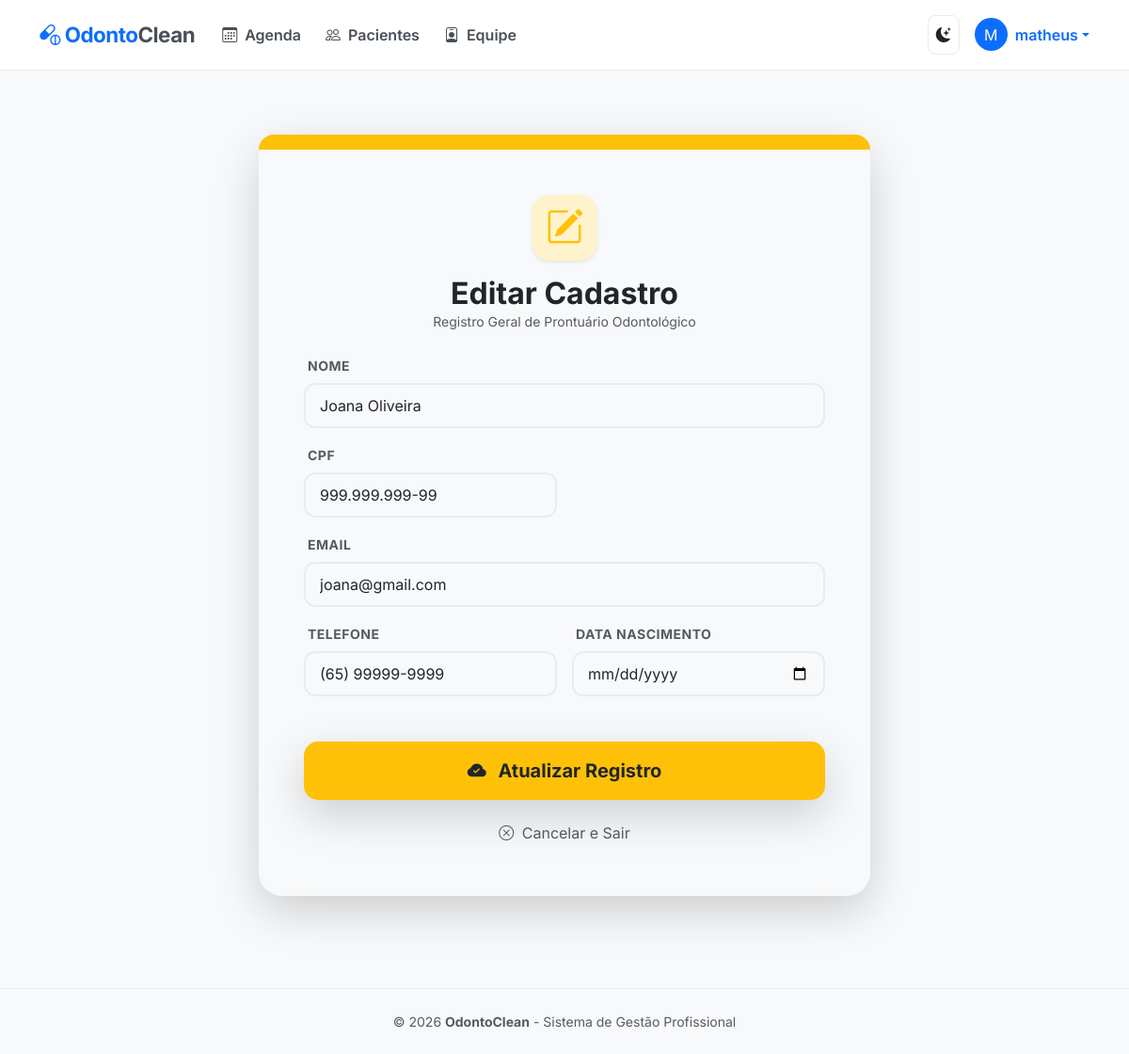
Screenshot of /paciente/editar/2/ (signed in) with the database file from the repository.
### agendamentos/models.py (models this page shows, shortened)
class Paciente(models.Model):
    nome = models.CharField(max_length=100)
    cpf = models.CharField(max_length=14, unique=True)
    email = models.EmailField()
    telefone = models.CharField(max_length=15)
    data_nascimento = models.DateField()

### agendamentos/views.py (the view)
# urls.py: path('paciente/editar/<int:pk>/', views.editar_paciente, name='editar_paciente'),
@login_required
def editar_paciente(request, pk):
    paciente = get_object_or_404(Paciente, pk=pk)
    if request.method == "POST":
        form = PacienteForm(request.POST, instance=paciente)
        if form.is_valid():
            form.save()
            return redirect('lista_pacientes')
    else:
        form = PacienteForm(instance=paciente)
    return render(request, 'agendamentos/form_paciente.html', {
        'form': form,
        'editando': True,
        'paciente': paciente
    })

### agendamentos/forms.py (shortened to what this page needs)
class PacienteForm(forms.ModelForm):
    class Meta:
        model = Paciente
        fields = '__all__'
        widgets = {
            'cpf': forms.TextInput(attrs={'placeholder': '000.000.000-00', 'class': 'form-control'}),
            'telefone': forms.TextInput(attrs={'placeholder': '(00) 00000-0000', 'class': 'form-control'}),
            'data_nascimento': forms.DateInput(attrs={'type': 'date', 'class': 'form-control'}),
        }

### agendamentos/templates/agendamentos/form_paciente.html (shortened to what this page needs)
{% extends 'agendamentos/base.html' %}
{% block content %}
<div class="container d-flex align-items-center justify-content-center py-5" style="min-height: 85vh;">
    <div class="card shadow-lg border-0 animate__animated animate__fadeIn"
         style="max-width: 650px; border-radius: 25px; background: var(--bg-card);">
        <div class="{% if editando %}bg-warning{% else %}bg-success{% endif %} py-2"
             style="border-radius: 25px 25px 0 0;"></div>
        <div class="card-body p-4 p-md-5">
            <div class="text-center mb-4">
                <div class="icon-circle mx-auto mb-3 shadow-sm {% if editando %}bg-warning-subtle text-warning{% else %}bg-success-subtle text-success{% endif %}">
                    <i class="bi {% if editando %}bi-pencil-square{% else %}bi-person-plus-fill{% endif %} display-6"></i>
                </div>
                <h2 class="fw-bold m-0" style="color: var(--text-main);">
                    {% if editando %}Editar Cadastro{% else %}Novo Paciente{% endif %}
                </h2>
                <p class="text-muted small">Registro Geral de Prontuário Odontológico</p>
            </div>
            <form method="post" novalidate id="patientForm">
                <div class="row g-3">
                    {% for field in form %}
                    <div class="{% if field.name == 'nome' or field.name == 'email' %}col-12{% else %}col-md-6{% endif %}">
                        <label class="form-label fw-bold small text-muted text-uppercase mb-2 ms-1" style="letter-spacing: 0.5px;">
                            {{ field.label }}
                        </label>
                        <div class="input-group-modern">
                            {{ field }}
                        </div>
                    </div>
                    {% endfor %}
                </div>
                <div class="d-grid gap-3 mt-5">
                    <button type="submit" class="btn {% if editando %}btn-warning text-dark{% else %}btn-success{% endif %} btn-lg py-3 fw-bold shadow-lg patient-btn">
                        <i class="bi bi-cloud-check-fill me-2"></i>
                        {% if editando %}Atualizar Registro{% else %}Confirmar Cadastro{% endif %}
                    </button>
                    <a href="{% if editando %}{% url 'lista_pacientes' %}{% else %}{% url 'index' %}{% endif %}"
                       class="btn btn-link text-muted text-decoration-none small text-center">
                        <i class="bi bi-x-circle me-1"></i> Cancelar e Sair
                    </a>
                </div>
            </form>
        </div>
    </div>
</div>
{% endblock %}

### agendamentos/templates/agendamentos/base.html (shortened to what this page needs)
{% load static %}
<!DOCTYPE html>
<html lang="pt-br">
<head>
    <link href="https://cdn.jsdelivr.net/npm/bootstrap@5.3.0/dist/css/bootstrap.min.css" rel="stylesheet">
    <link rel="stylesheet" href="https://cdn.jsdelivr.net/npm/bootstrap-icons@1.11.1/font/bootstrap-icons.css">
</head>
<body>
    <nav class="navbar navbar-expand-lg sticky-top">
        <div class="container">
            <a class="navbar-brand fw-bold" href="{% url 'index' %}">
                <i class="bi bi-capsule-pill"></i> Odonto<span class="text-dark-emphasis">Clean</span>
            </a>
            <div class="collapse navbar-collapse" id="navbarNav">
                <ul class="navbar-nav me-auto">
                    <li class="nav-item">
                        <a class="nav-link" href="{% url 'index' %}"><i class="bi bi-calendar3 me-1"></i> Agenda</a>
                    </li>
                    <li class="nav-item">
                        <a class="nav-link" href="{% url 'lista_pacientes' %}"><i class="bi bi-people me-1"></i> Pacientes</a>
                    </li>
                    <li class="nav-item">
                        <a class="nav-link" href="{% url 'lista_dentistas' %}"><i class="bi bi-person-badge me-1"></i> Equipe</a>
                    </li>
                </ul>
                <div class="d-flex align-items-center gap-3">
                    <button class="theme-toggle-nav" id="themeBtn">
                        <i class="bi bi-moon-stars" id="themeIcon"></i>
                    </button>
                    <div class="dropdown">
                        <a href="#" class="d-flex align-items-center text-decoration-none dropdown-toggle text-main" data-bs-toggle="dropdown">
                            <div class="bg-primary text-white rounded-circle d-flex align-items-center justify-content-center me-2" style="width: 35px; height: 35px;">
                                {{ user.username|first|upper }}
                            </div>
                            <span class="fw-semibold d-none d-sm-inline">{{ user.username }}</span>
                        </a>
                    </div>
                </div>
            </div>
        </div>
    </nav>
    <main class="container">
        {% block content %}
        {% endblock %}
    </main>
    <footer class="text-center py-4">
        <p class="text-muted small m-0">&copy; 2026 <strong>OdontoClean</strong> - Sistema de Gestão Profissional</p>
    </footer>
</body>
</html>

### agendamentos/templates/agendamentos/base.html (style rules this page uses)
:root { --bg-body: #f8f9fa; --bg-navbar: #ffffff; --text-main: #212529; --primary-blue: #0d6efd; --border-color: #e9ecef; --nav-link: #495057; }
body { background-color: var(--bg-body); color: var(--text-main); font-family: 'Inter', sans-serif; transition: background 0.3s ease; }
.navbar { background-color: var(--bg-navbar) !important; border-bottom: 1px solid var(--border-color); padding: 15px 0; }
.navbar-brand { font-size: 1.4rem; letter-spacing: -0.5px; color: var(--primary-blue) !important; }
.nav-link { color: var(--nav-link) !important; font-weight: 600; transition: 0.2s; margin: 0 5px; }
.theme-toggle-nav { cursor: pointer; padding: 8px; border-radius: 8px; display: flex; align-items: center; justify-content: center; border: 1px solid var(--border-color); background: transparent; color: var(--text-main); transition: 0.3s; }
main { min-height: 80vh; padding-top: 20px; }
footer { border-top: 1px solid var(--border-color); margin-top: 50px; }

### rows the page displays
Paciente: form "Joana Oliveira" "999.999.999-99" "joana@gmail.com" "(65) 99999-9999"

### other values shown
{{ user.username|first|upper }} "M"
{{ user.username }} "matheus"
{{ field.label }} "NOME" "CPF" "EMAIL" "TELEFONE" "DATA NASCIMENTO"
